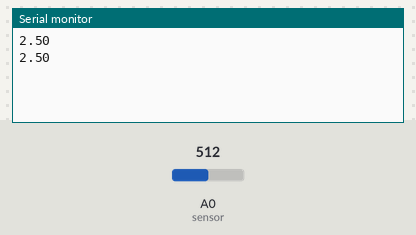
This sketch was run on a simulated Arduino Uno, built with avr-gcc and run on an emulated ATmega328P. Parts: the last lines printed to the serial monitor. The inputs (shaded band) are chosen by the test bench; at power-on: A0 (sensor) = 512.

Above: at 1.8 s.
1.9 s: A0 (sensor) set to 716
At 2.4 s:
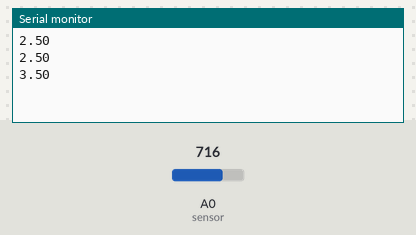
3.4 s: A0 (sensor) set to 900
At 4.8 s:
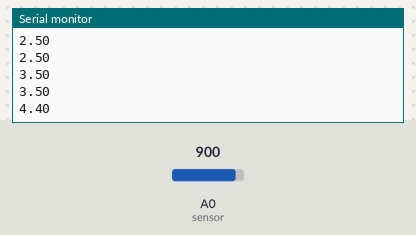
Timing chart, 0 to 6.4 s (numbered marks = the images above; inputs shaded):
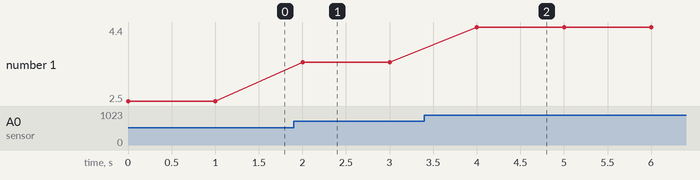

The sketch:

PYR_2.ino
```cpp
void setup() {
  Serial.begin(9600); // initialize serial communication at 9600 bits per second
}

void loop() {
  float sensorValue = analogRead(A0); // read the value from the sensor
  float voltage = sensorValue *  (5 / 1023.0);
  float E = voltage * 1600.0 ;

  Serial.println(voltage); // print out the value you read

  delay(1000); // delay in between reads for stability
}
```

Measured:
- after the input at 1.9 s, the serial monitor: prints a new line after 0.10 s (image 1)
- after the input at 3.4 s, the serial monitor: prints a new line after 0.60 s (image 2)
- plotted number 1: 2.5 → 3.5 after the input at 1.9 s, 3.5 → 4.4 after the input at 3.4 s
